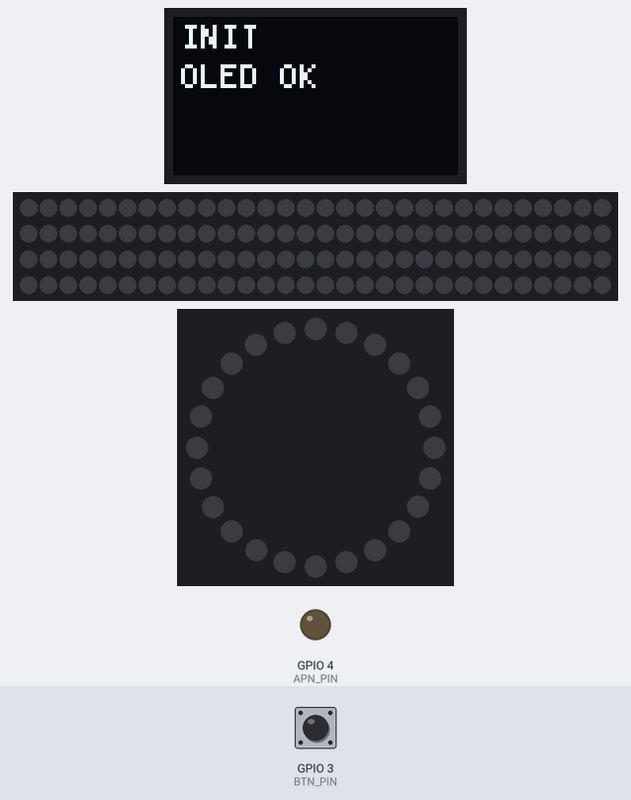
The sketch below on a simulated ESP32-C3. Shown: 72×40 one-colour display, 120 RGB LEDs in strip order, left to right, continuing on the next row, 24 RGB LEDs in a ring, first at the top, clockwise, output pins drawn as LEDs (lit = HIGH). Inputs (shaded band) come from the test bench; at power-on: GPIO 3 (BTN_PIN) HIGH. Dim RGB values are drawn brighter than linear.

Above: at 0.1 s.
At 4.7 s:
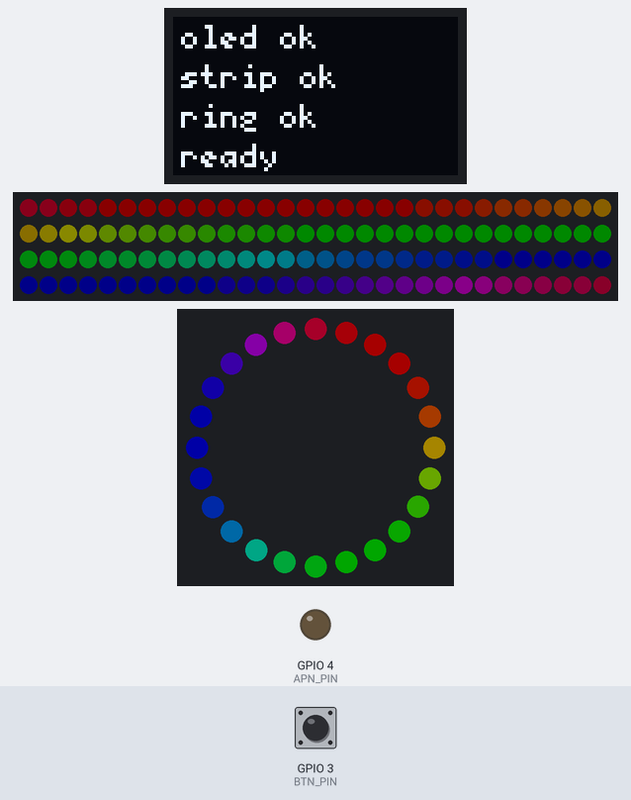
At 9.81 s:
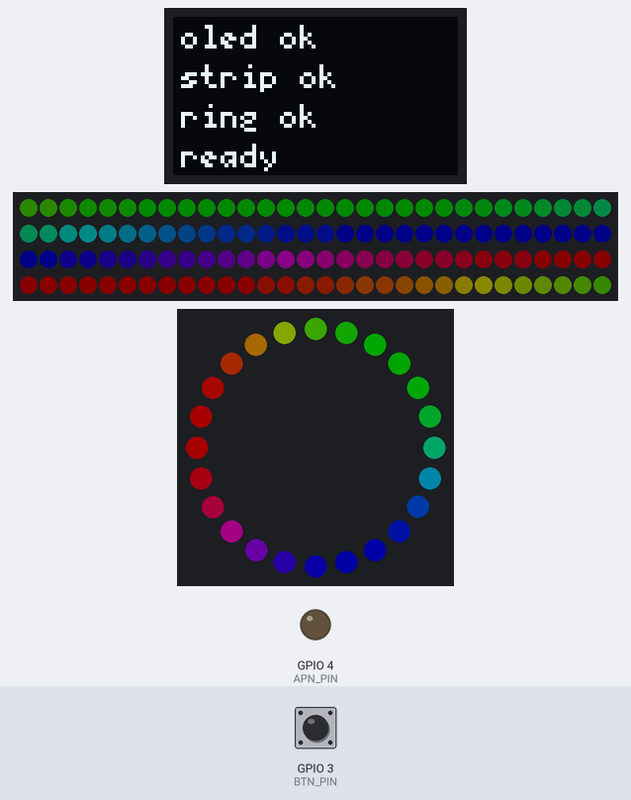
At 19.73 s:
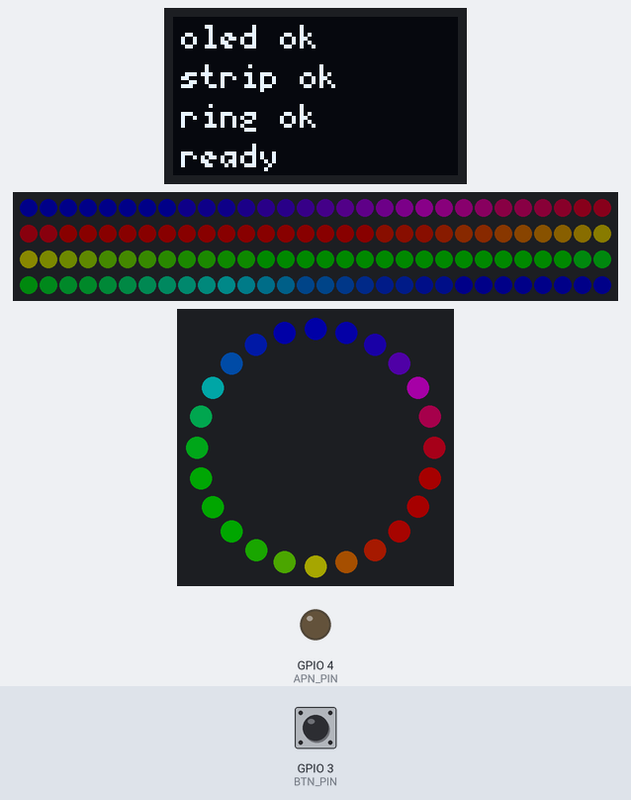
At 29.65 s:
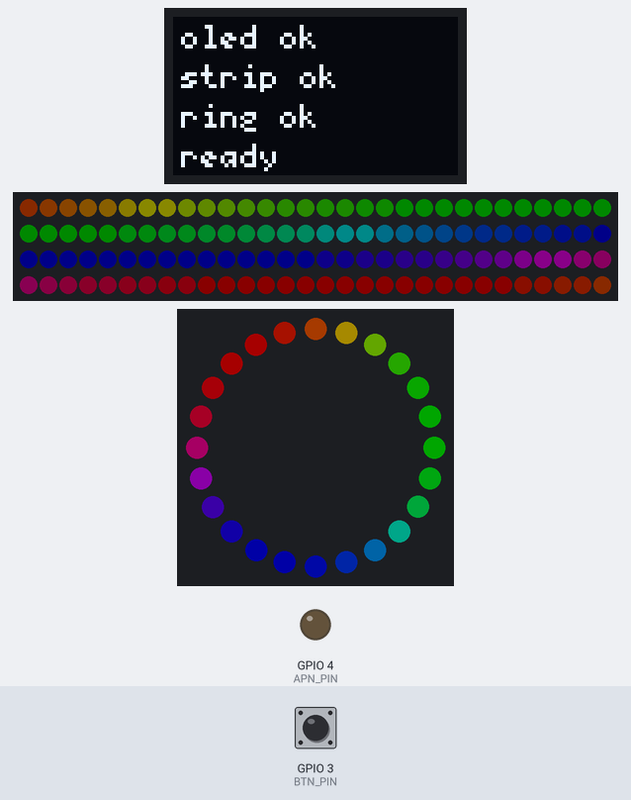
At 39.57 s:
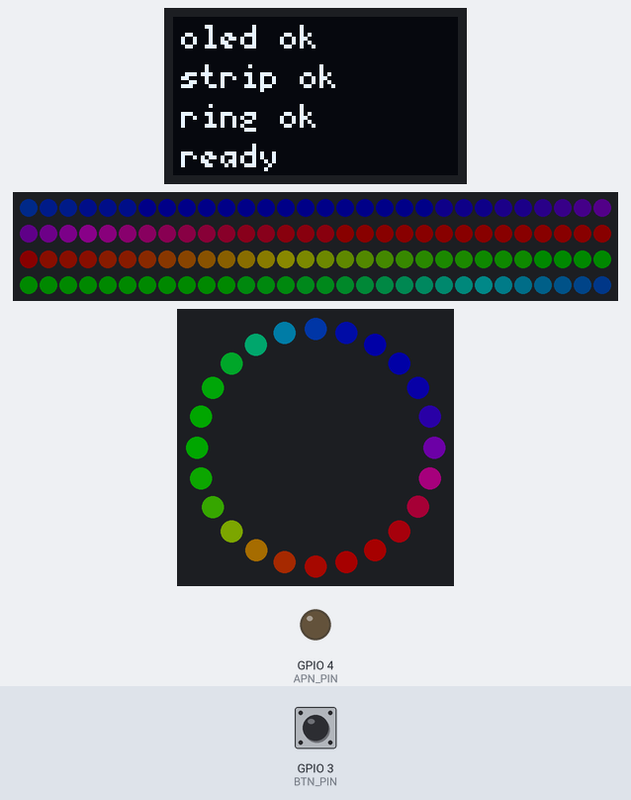

The sketch:

btn_1RGB_strip_leds.ino
```cpp
//Prendre ESP32C3 Dev Module
//USB CDC On Boot: Enabled


// Ecran OLED intégré au ESP32-C3
#include <U8g2lib.h>
// Pins pour l'OLED (soudé sur le module)
#define OLED_SDA 5
#define OLED_SCL 6
// OLED 72x40 sur son propre bus I2C (Software I2C)
U8G2_SSD1306_72X40_ER_F_SW_I2C u8g2(U8G2_R0, OLED_SCL, OLED_SDA, U8X8_PIN_NONE);

//Bandes RGB : strip + ring
bool strip_allowed = true;
bool ring_allowed = true;

#include <Adafruit_NeoPixel.h>
#define LED_STRIP_PIN 7  //strip
#define LED_RING_PIN 8   //ring
const int LED_STRIP_COUNT = 120;
const int LED_RING_COUNT = 24;
const int STRIP_BRIGHTNESS = 10;//50;  //50 // Set BRIGHTNESS to about 1/5 (max = 255)
const int RING_BRIGHTNESS = 40;   //50 // Set BRIGHTNESS to about 1/5 (max = 255)
Adafruit_NeoPixel strip(LED_STRIP_COUNT, LED_STRIP_PIN, NEO_GRB + NEO_KHZ800);
Adafruit_NeoPixel ring(LED_RING_COUNT, LED_RING_PIN, NEO_GRB + NEO_KHZ800);
int sLEDS[120];
int sleds[120];
int rleds[24];
uint32_t color = strip.Color(255, 0, 255);
uint32_t color_off = strip.Color(0, 0, 0);

//Appareil photo
#define APN_PIN 4

//Bouton
#define BTN_PIN 3

//variables internes
volatile bool bouton = false;
volatile unsigned long lastInterruptTime = 0;
const unsigned long DEBOUNCE_DELAY_ms = 200;


int temps_avant_mise_en_veille_min = 2;
unsigned long temps_avant_mise_en_veille_ms;
unsigned long temps_last_photo;

// bouton (interruption pour ESP32)
void IRAM_ATTR onEvent() {
  unsigned long now = millis();
  if (now - lastInterruptTime > DEBOUNCE_DELAY_ms) {
    bouton = true;
    lastInterruptTime = now;
  }
}

void setup_OLED() {
  u8g2.begin();
  u8g2.setContrast(255);

  u8g2.clearBuffer();
  u8g2.setFont(u8g2_font_5x7_tr);
  u8g2.drawStr(2, 8, "INIT");
  u8g2.drawStr(2, 18, "OLED OK");
  u8g2.sendBuffer();
}

void setup_strip() {
  strip.begin();  // INITIALIZE NeoPixel strip object
  strip.show();   // Turn OFF all pixels ASAP
  strip.setBrightness(STRIP_BRIGHTNESS);

  //init strip's leds
  int indexmax = strip.numPixels();
  for (int i = 0; i < (int)(indexmax / 2); i++)  // For each pixel in strip...
  {
    sleds[i] = i * 2;
    sleds[indexmax - i - 1] = i * 2 + 1;
  }

  for (int i = 0; i < indexmax; i++)    // For each pixel in strip
    for (int j = 0; j < indexmax; j++)  // For each pixel in strip
      if (sleds[j] == i)
        sLEDS[i] = j;
}

void setup_ring() {
  ring.begin();  // INITIALIZE NeoPixel ring object
  ring.show();   // Turn OFF all pixels ASAP
  ring.setBrightness(RING_BRIGHTNESS);

  //init ring's leds
  int indexmax = ring.numPixels();
  rleds[0] = 0;
  rleds[1] = 5;
  rleds[2] = 15;
  rleds[3] = 23;
  rleds[4] = 8;
  rleds[5] = 16;
  rleds[6] = 13;
  rleds[7] = 17;
  rleds[8] = 3;
  rleds[9] = 9;
  rleds[10] = 20;
  rleds[11] = 2;
  rleds[12] = 10;
  rleds[13] = 18;
  rleds[14] = 1;
  rleds[15] = 4;
  rleds[16] = 12;
  rleds[17] = 19;
  rleds[18] = 22;
  rleds[19] = 14;
  rleds[20] = 6;
  rleds[21] = 21;
  rleds[22] = 11;
  rleds[23] = 7;
}

void setup_bouton() {
  pinMode(BTN_PIN, INPUT_PULLUP);
  attachInterrupt(digitalPinToInterrupt(BTN_PIN), onEvent, RISING);  // RISING car sur NC
}

void setup_appareil_photo() {
  pinMode(APN_PIN, OUTPUT);
}

void setup() {
  Serial.begin(9600);

  setup_OLED();
  OLED_clear();
  OLED_print("oled ok", 2, 8);
  if (strip_allowed) {
    setup_strip();
    OLED_print("strip ok", 2, 18);
  }
  if (ring_allowed) {
    setup_ring();
    OLED_print("ring ok", 2, 28);
  }
  setup_bouton();
  setup_appareil_photo();
  OLED_print("ready", 2, 38);
  temps_avant_mise_en_veille_ms = temps_avant_mise_en_veille_min * 60000;
  temps_last_photo = 0;
}

void loop() {
  if (temps_avant_mise_en_veille_ms < 0)
    photo();

  // effet arc en ciel sur les bandes de leds
  rainbowFade2White(1, 1, 0);

  // // test si réglage delais à changer
  // int val = analogRead(potPin);  //ajout de 1,5 seconde de temps sur le ring

  // int val_sec = val / 100;
  // int val_csec = val - val_sec * 100;
  // val_delay_cs = val_sec + val_csec / 100;

  //tftOnScreen(String(val_sec), String(val_csec));

  //temps avant prise de photo auto
  temps_avant_mise_en_veille_ms = millis() - temps_last_photo;
}

void tftOnScreen(String CHAINE_sec, String CHAINE_csec) {
  // //temps entre bouton et photo
  // String CHAINE;
  // if (val_delay_cs_prec != val_delay_cs)
  // {
  //   CHAINE = CHAINE_sec +  "," + CHAINE_csec;
  //   tft.fillRect(30, 0, largeur_digit * 7, 7, RED);
  //   tft.setTextColor(GREEN);
  //   if(CHAINE.length()==1)
  //     tft.setCursor(largeur_digit * (7 + 4),0);
  //   if(CHAINE.length()==2)
  //     tft.setCursor(largeur_digit * (7 + 3),0);
  //   if(CHAINE.length()==3)
  //     tft.setCursor(largeur_digit * (7 + 2),0);
  //   if(CHAINE.length()==4)
  //     tft.setCursor(largeur_digit * (7 + 1),0);
  //   if(CHAINE.length()==5)
  //     tft.setCursor(largeur_digit * (7 + 0),0);

  //   tft.print(CHAINE);
  //   Serial.println(CHAINE);
  //   val_delay_cs_prec = val_delay_cs;
  // }


  // CHAINE = String(temps_avant_mise_en_veille_ms);
  // tft.setCursor(11,10);
  // tft.print("auto (ms)");
  // tft.print(CHAINE);
}

void OLED_print(String val_txt, int x, int y) {
  u8g2.setFont(u8g2_font_5x7_tr);  //u8g2_font_5x7_tr  u8g2_font_9x15_tr
  u8g2.drawStr(x, y, val_txt.c_str());
  u8g2.sendBuffer();
}

void OLED_clear() {
  u8g2.clearBuffer();
}


void photo() {

  Serial.print("Photo - délais en ms : ");
  long now = millis();
  //timer sur leds
  AllLedsOn();
  TempoLedsStrip(5);  //val_delay_cs);
  Serial.print(millis() - now);
  Serial.print(" -> ");
  TempoLedsRing();

  //enclenchement prise de photo
  digitalWrite(APN_PIN, LOW);
  Serial.println(millis() - now);

  //dés-enclenchement prise de photo
  digitalWrite(APN_PIN, HIGH);

  //tempo pour empêcher la mise en veille de l'appareil photo
  temps_last_photo = now + temps_avant_mise_en_veille_ms;
}

void AllLedsOn() {
  //tout ON
  for (int i = 0; i < strip.numPixels(); i++) {  // For each pixel in strip...
    strip.setPixelColor(sLEDS[i], color);        //  Set pixel's color
  }

  for (int i = 0; i < ring.numPixels(); i++) {  // For each pixel in strip...
    ring.setPixelColor(rleds[i], color);        //  Set pixel's color
  }

  strip.show();  //  Update strip to match
  ring.show();
}

void TempoLedsStrip(float temps_s) {
  if (temps_s < 0)
    temps_s = 0;

  //EXTINCTION TEMPORISE LES UNES APRES LES AUTRES
  int tps = (int)(1000 * temps_s / strip.numPixels());
  for (int i = 0; i < strip.numPixels(); i++) {  // For each pixel in strip...
    strip.setPixelColor(sLEDS[i], color_off);    //  Set pixel's color (in RAM)
    strip.show();                                //  Update strip to match
    delay(tps);
  }
}

void TempoLedsRing() {
  for (int j = 0; j < 6; j++) {
    for (int i = 0; i < ring.numPixels(); i++)
      ring.setPixelColor(rleds[i], color);
    ring.show();
    delay(125);

    for (int i = 0; i < ring.numPixels(); i++)
      ring.setPixelColor(rleds[i], color_off);
    ring.show();
    delay(125);
  }
}


void rainbowFade2White(int wait, int rainbowLoops, int whiteLoops) {
  int fadeVal = 100;
  int fadeMax = 100;

  // Hue of first pixel runs 'rainbowLoops' complete loops through the color
  // wheel. Color wheel has a range of 65536 but it's OK if we roll over, so
  // just count from 0 to rainbowLoops*65536, using steps of 256 so we
  // advance around the wheel at a decent clip.

  for (uint32_t firstPixelHue = 0; firstPixelHue < (uint32_t)rainbowLoops * 65536UL; firstPixelHue += 256) {
    if (strip_allowed) {
      for (int i = 0; i < strip.numPixels(); i++) {  // For each pixel in strip...
        // Offset pixel hue by an amount to make one full revolution of the
        // color wheel (range of 65536) along the length of the strip
        // (strip.numPixels() steps):
        uint32_t pixelHue = firstPixelHue + (i * 65536L / strip.numPixels());

        // strip.ColorHSV() can take 1 or 3 arguments: a hue (0 to 65535) or
        // optionally add saturation and value (brightness) (each 0 to 255).
        // Here we're using just the three-argument variant, though the
        // second value (saturation) is a constant 255.
        strip.setPixelColor(i, strip.gamma32(strip.ColorHSV(pixelHue,
                                                            255,
                                                            255 * fadeVal / fadeMax)));
      }
    }

    if (ring_allowed) {
      for (int i = 0; i < ring.numPixels(); i++) {
        uint32_t pixelHue = firstPixelHue + (i * 65536L / ring.numPixels());
        ring.setPixelColor(i, ring.gamma32(ring.ColorHSV(pixelHue,
                                                         255,
                                                         255 * fadeVal / fadeMax)));
      }
    }

    if (strip_allowed)
      strip.show();

    if (ring_allowed)
      ring.show();

    delay(wait);
  }
}
```
